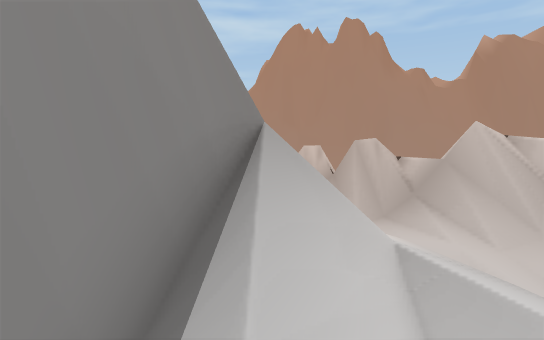
View 1 (above)

23 first-person views from a walk through a Unity game level. The camera is 1.4 m above the floor, tilts 6° down and sees 85° across. The floor is counted in squares, 1 m on a side. Each view is taken from the middle of a square. On the plan, view 1 faces up. The plan holds only what a view shows up to about 14 squares ahead; the rest is blank. The place goes on beyond the plan. The player character is not drawn. Some surface patterns are stand-ins.

View 2
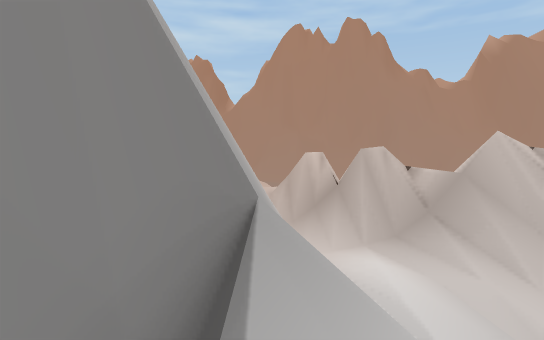

View 3
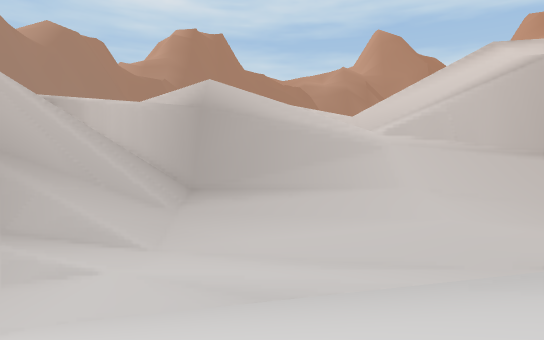

View 4
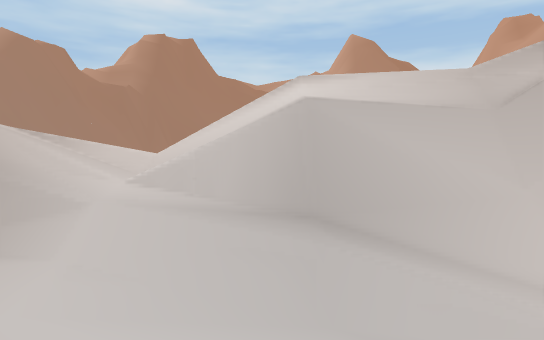

View 5
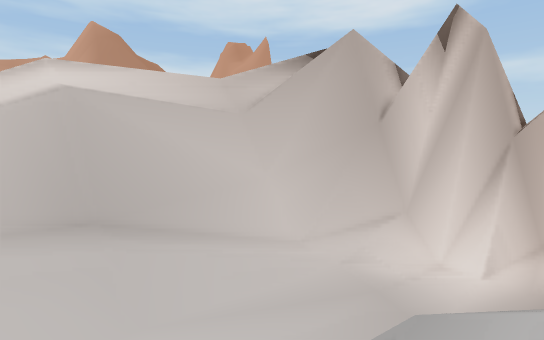

View 6
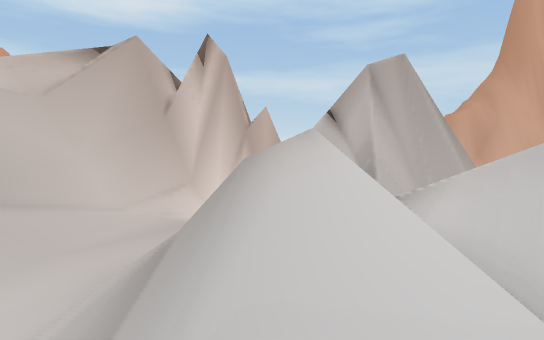

View 7
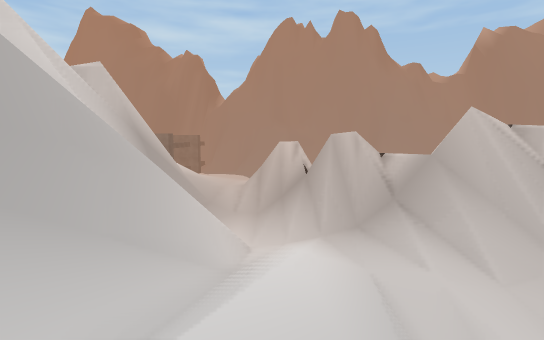

View 8
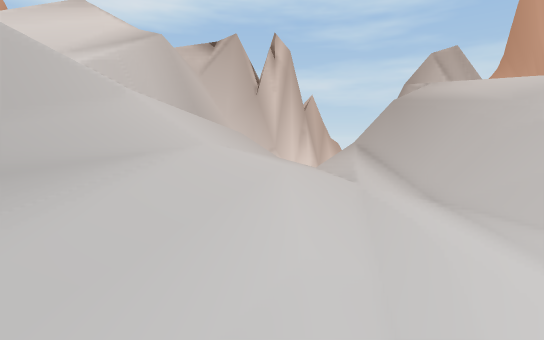

View 9
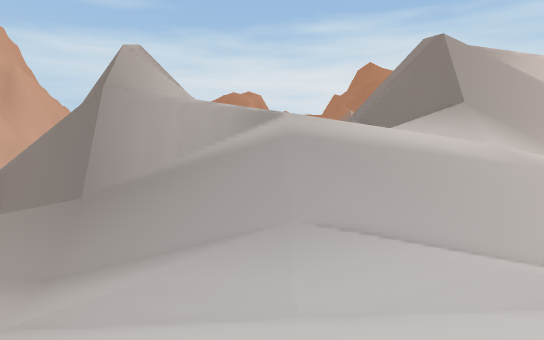

View 10
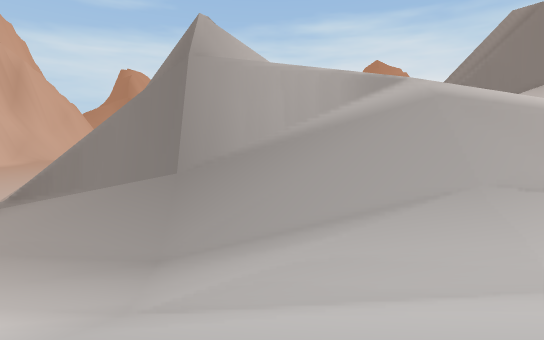

View 11
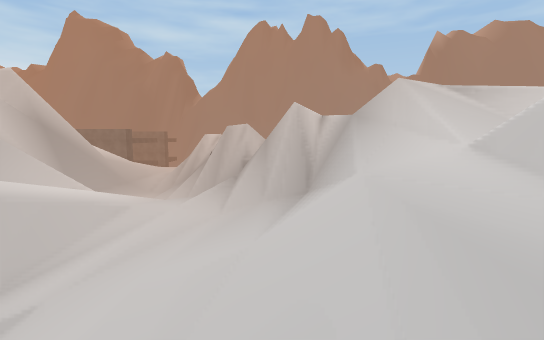

View 12
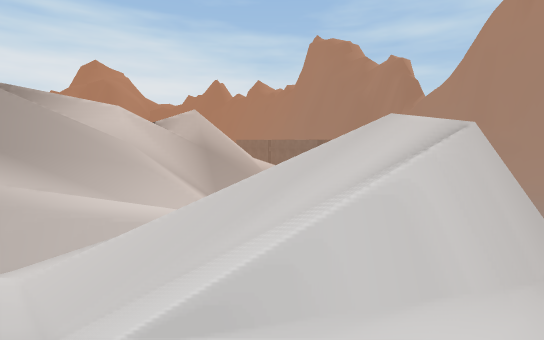

View 13
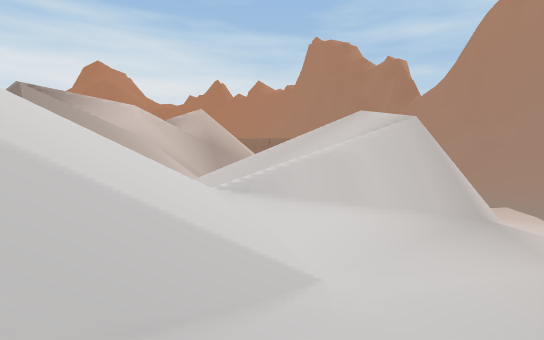

View 14
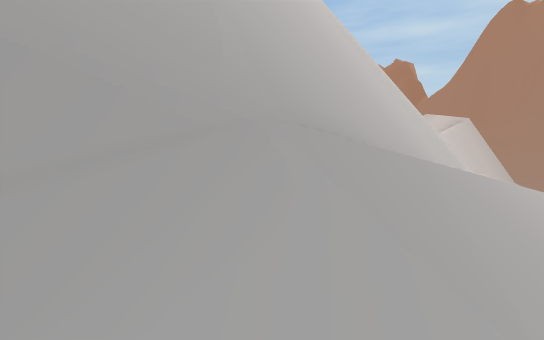

View 15
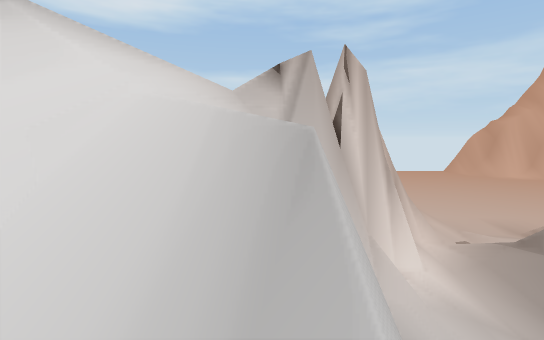

View 16
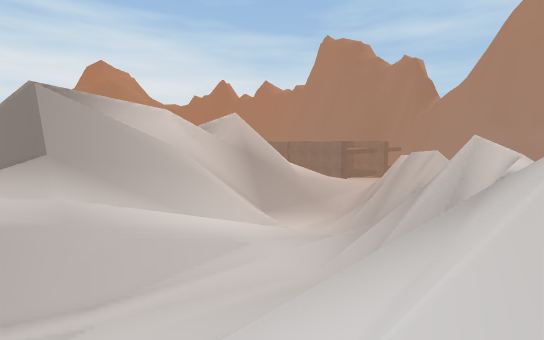

View 17
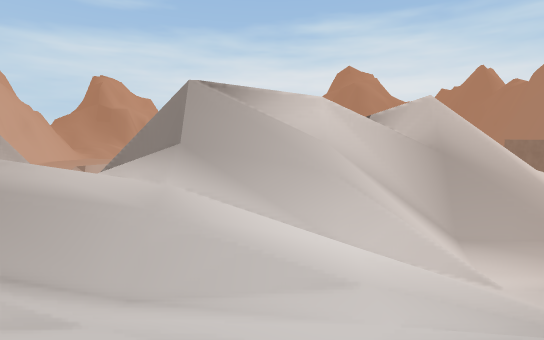

View 18
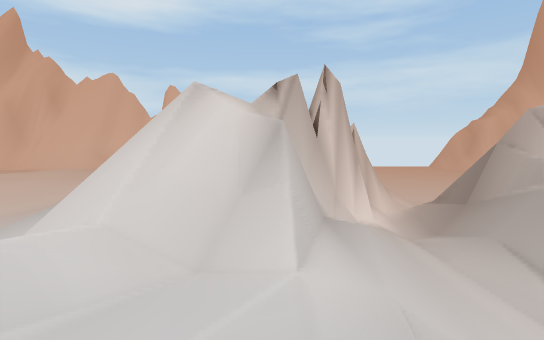

View 19
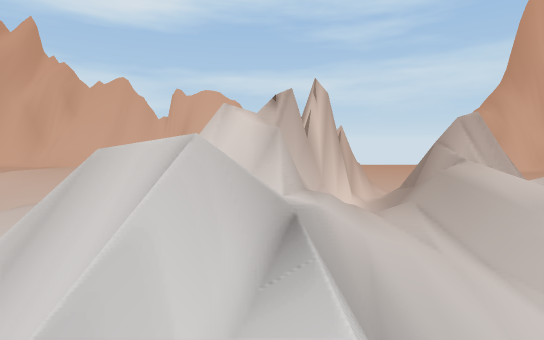

View 20
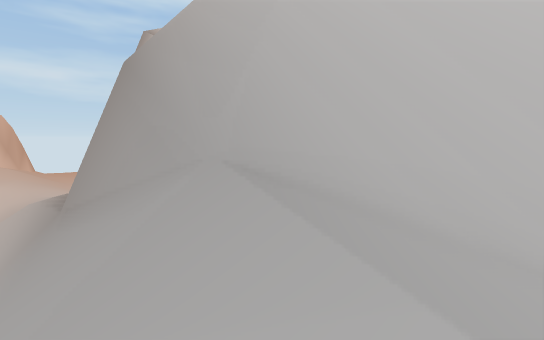

View 21
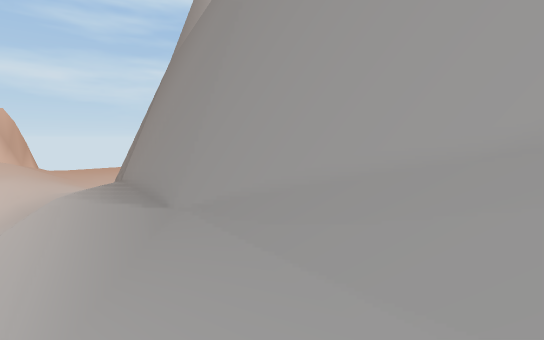

View 22
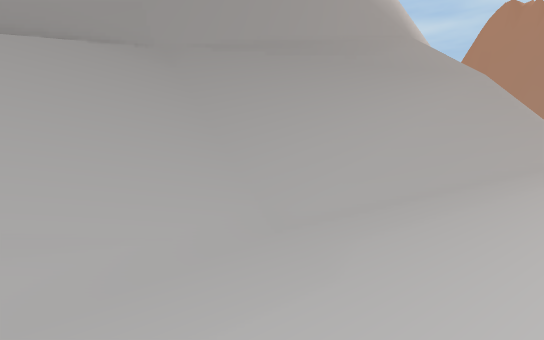

View 23
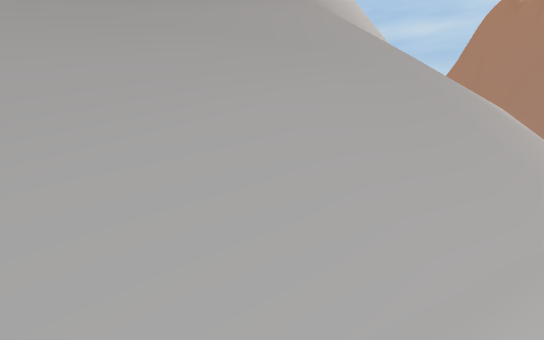

### Floor plan
Key: @ floor where view 1 was taken; # wall or solid block; x gap in a wall; . main floor; - floor 0.25 m lower than the main floor; : floor 0.5 m higher than the main floor; _ floor 1.5 m lower than the main floor; + floor 1.75 m higher than the main floor; * floor 2 m higher than the main floor; < floor 2 m lower than the main floor; ( floor 2.25 m lower than the main floor; % floor 2.5 m higher than the main floor; & floor 6.5 m higher than the main floor; $ floor 6.75 m higher than the main floor; / step, stairs or slope; = window, fence, low wall or low ledge; ^ raised ledge; v drop or lower ground; O other object.
Columns run from 3 left of view 1 to 25 right of it. Each row starts with its distance up from view 1.
 18      v//// //=#=#///
 17     ==////-//v ==/=/    =
 16     ==////./:=/v//=//   v//
 15   =##=////./:=/=//=//=/ #//
 14  ===#=////././///=v//=/v#//
 13   ###=///.././///# ////v#//
 12    ###////...////#v////##//
 11    ##/////...////#v////#=//
 10    ##////....////#/////#=//
  9    #=////....////v/////#///
  8    #=///=#../////v/////=///
  7    #////=#../////v/////=///
  6   ##////##../////=/////=///
  5   ##////#...///////////////
  4   #=///v# /.://///////////
  3  ##////v= /.://///=/////////
  2  ##////v= /.//////v/////v///
  1  #=/  /v=#/.////%/#/////v///
  0    @= /v=#/.////%/#/////v//
 -1    /= /v=#/.////%=#/////#// =
 -2    / //v==//////*##////v#//v=
 -3    ==//v==/////+*##////##//==
 -4   ==v=/v#O///////#v&$//##//#=
 -5 #####=/#=O//////=#v&/// #//==
 -6    ##=/#=///////=#v&/// #//=/
 -7     #=x#=///////##v&=// #//v/
 -8     #=v#////////##v&=// #//=/
 -9     #=#=///////=##v=v// #//=/
-10     #=#=///////=# v=v// #////
-11     ###=///////## vvv /v#////
-12     ###//////..#  vvx  v#///
-13     #v=//////.##  === v##///.
-14    ##==/<///=     ^## v#///
-15    ##==/</_/          v#///
-16    #/=//(/_           v#///
-17    #/=//(/          #v##///

Where each view was taken, in squares from view 1:
view 1: 0 up, 0 right, facing up
view 2: 2 up, 0 right, facing up
view 3: 9 up, 2 right, facing right
view 4: 2 down, 3 right, facing right
view 5: 1 down, 3 right, facing down-right
view 6: 5 up, 3 right, facing down
view 7: 4 up, 3 right, facing up
view 8: 12 up, 10 right, facing down
view 9: 4 down, 13 right, facing left
view 10: 8 down, 12 right, facing left
view 11: 1 down, 12 right, facing up
view 12: 4 up, 21 right, facing up-left
view 13: 2 up, 23 right, facing up-left
view 14: 5 down, 23 right, facing up-left
view 15: 0 up, 16 right, facing down
view 16: 2 up, 17 right, facing up-left
view 17: 9 up, 15 right, facing left
view 18: 10 up, 16 right, facing down
view 19: 18 up, 16 right, facing down
view 20: 1 down, 23 right, facing down-left
view 21: 8 down, 23 right, facing down-left
view 22: 13 down, 25 right, facing up-left
view 23: 8 down, 25 right, facing up-left
